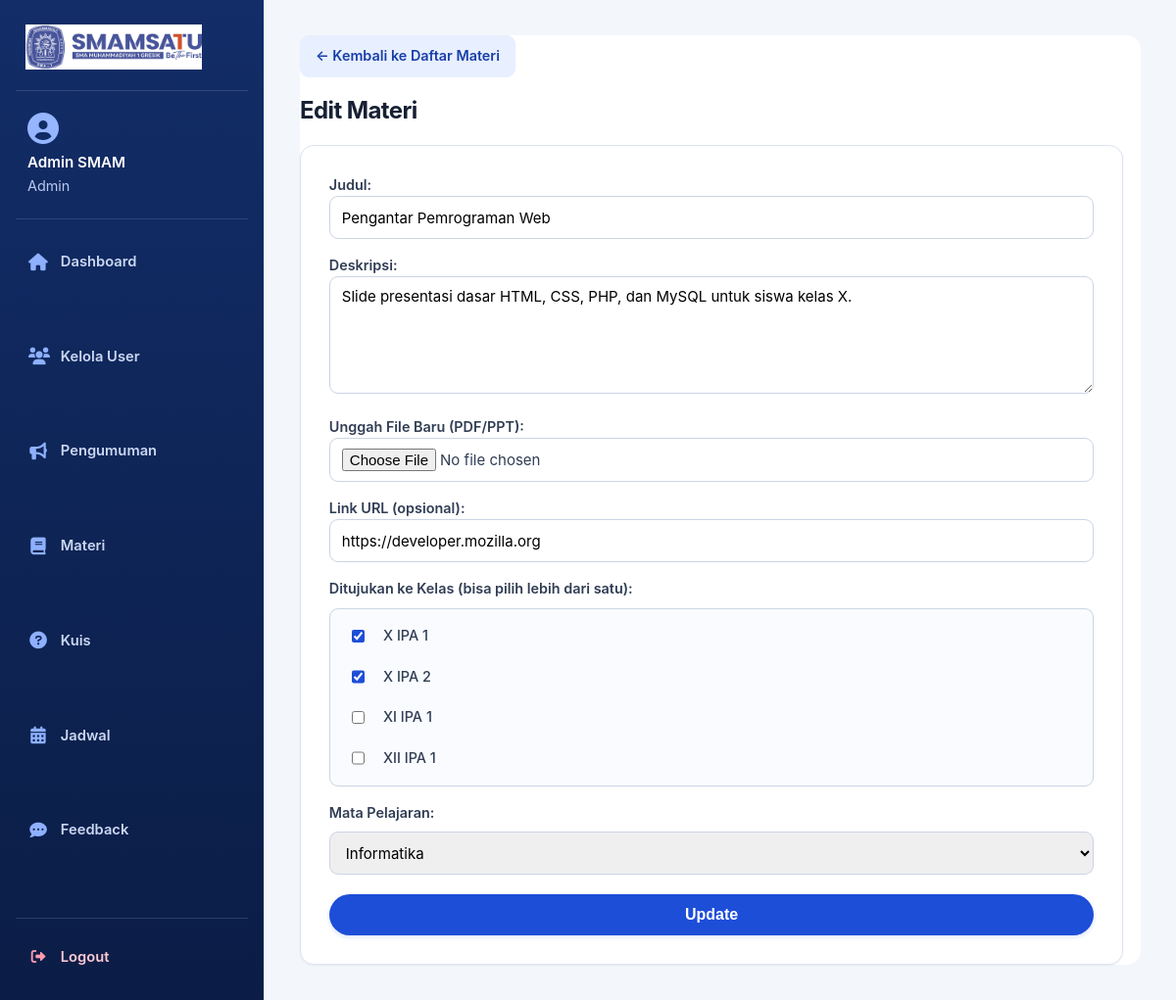
Screenshot of /materials/edit.php?id=1 (signed in) with the database file from the repository.
### tables this page shows
CREATE TABLE IF NOT EXISTS materials (
    id INT AUTO_INCREMENT PRIMARY KEY,
    title VARCHAR(255) NOT NULL,
    description TEXT NULL,
    file_url VARCHAR(255) NULL,
    link_url VARCHAR(500) NULL,
    subject VARCHAR(100) NOT NULL,
    created_by INT NOT NULL,
    created_at TIMESTAMP DEFAULT CURRENT_TIMESTAMP,
    FOREIGN KEY (created_by) REFERENCES users(id) ON DELETE CASCADE
);

### materials/edit.php (the view, shortened to what this page needs)
<?php
require '../includes/db.php';
$id = $_GET['id'] ?? 0;
$stmt = $pdo->prepare("SELECT * FROM materials WHERE id=?");
$stmt->execute([$id]);
$material = $stmt->fetch(PDO::FETCH_ASSOC);
$classes = $pdo->query("SELECT name FROM classes ORDER BY name ASC")->fetchAll(PDO::FETCH_COLUMN);
$subjects = $pdo->query("SELECT name FROM subjects ORDER BY name ASC")->fetchAll(PDO::FETCH_COLUMN);
$stmt_selected_classes = $pdo->prepare("SELECT class_name FROM material_classes WHERE material_id = ?");
$stmt_selected_classes->execute([$id]);
$selected_classes = $stmt_selected_classes->fetchAll(PDO::FETCH_COLUMN);
?>
<!DOCTYPE html>
<html lang="id">
<head>
    <link rel="stylesheet" href="https://cdnjs.cloudflare.com/ajax/libs/font-awesome/6.0.0-beta3/css/all.min.css">
    <link rel="stylesheet" href="../assets/css/style.css">
</head>
<body class="app-layout">
    <?php include '../layout/sidebar.php'; ?>
    <main class="main-content">
        <div class="container">
            <a href="list.php" class="back-link">&larr; Kembali ke Daftar Materi</a>
            <h2>Edit Materi</h2>
            <form method="post" enctype="multipart/form-data">
                <div class="form-group"><label>Judul: <input type="text" name="title" value="<?= htmlspecialchars($material['title']) ?>" required></label></div>
                <div class="form-group"><label>Deskripsi: <textarea name="description"><?= htmlspecialchars($material['description']) ?></textarea></label></div>
                <div class="form-group"><label>Unggah File Baru (PDF/PPT): <input type="file" name="file_upload" accept=".pdf,.ppt,.pptx"></label></div>
                <div class="form-group"><label>Link URL (opsional): <input type="text" name="link_url" value="<?= htmlspecialchars($material['link_url']) ?>" placeholder="https://contoh.com"></label></div>
                <div class="form-group">
                    <label>Ditujukan ke Kelas (bisa pilih lebih dari satu):</label>
                    <div class="checkbox-group-container">
                        <?php foreach ($classes as $c): ?>
                            <label>
                                <input type="checkbox" name="class_codes[]" value="<?= htmlspecialchars($c) ?>" <?= in_array($c, $selected_classes) ? 'checked' : '' ?>>
                                <?= htmlspecialchars($c) ?>
                            </label>
                        <?php endforeach; ?>
                    </div>
                </div>
                <div class="form-group">
                    <label>Mata Pelajaran:</label>
                    <select name="subject" required>
                        <?php foreach ($subjects as $subj): ?>
                            <option value="<?= htmlspecialchars($subj) ?>" <?= $material['subject'] == $subj ? 'selected' : '' ?>>
                                <?= htmlspecialchars($subj) ?>
                            </option>
                        <?php endforeach; ?>
                    </select>
                </div>
                <button type="submit">Update</button>
            </form>
        </div>
    </main>
</body>
</html>

### rows the page displays
materials: title "Pengantar Pemrograman Web", description "Slide presentasi dasar HTML, CSS, PHP, dan MySQL untuk siswa kelas X.", link_url "https://developer.mozilla.org", subject "Informatika"

### other values shown
$_SESSION['name'] "Admin SMAM"
$_SESSION['role'] "Admin"
$label "Dashboard Kelola User Pengumuman Materi Kuis Jadwal Feedback"
$c "X IPA 1"
$c "X IPA 2"
$c "XI IPA 1"
$c "XII IPA 1"
